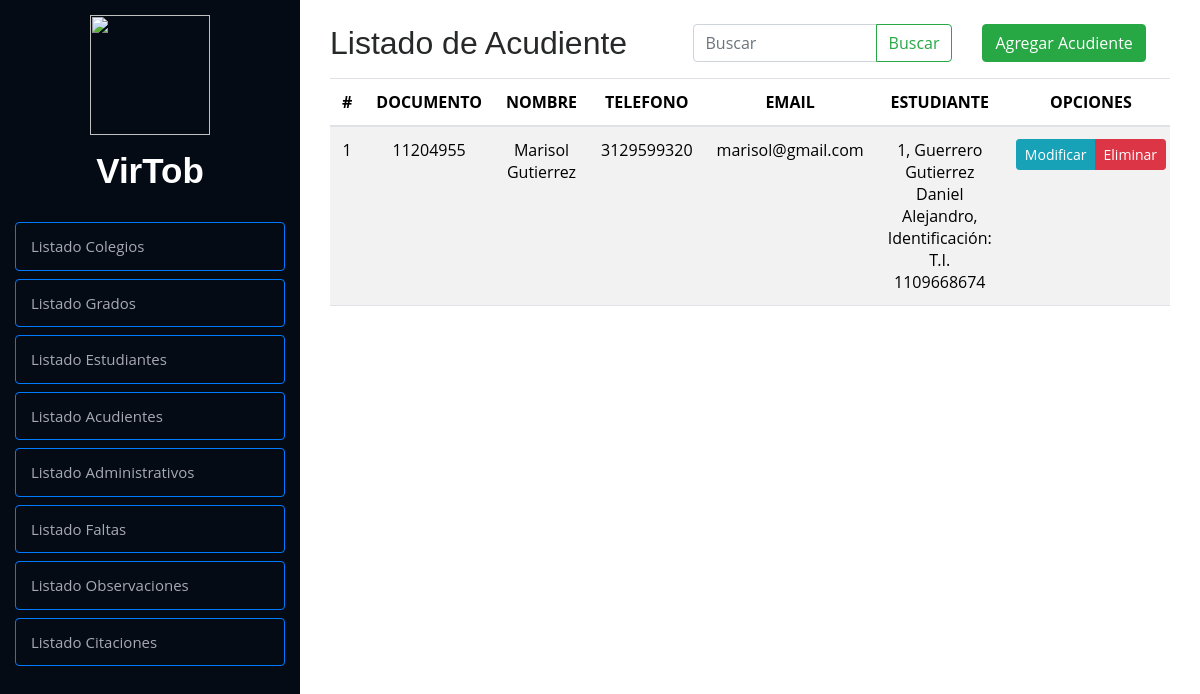
Page /crud/listaAcudiente/ on the committed database.
### Modulos/Observador/models.py (models this page shows, shortened)
class Acudiente(models.Model):
    idAcudiente = models.AutoField(primary_key=True)
    tiposDocumentos = [
        ('T.I.', 'Tarjeta de Identidad'),
        ('C.C.', 'Cedula de Ciudadanía'),
        ('C.E.', 'Cedula de Extranjería')
    ]
    tipoDocumento = models.CharField(
        max_length=4, choices=tiposDocumentos, default='C.C.')
    documento = models.CharField(max_length=10, default=0)
    nombre = models.CharField(max_length=100)
    apellido = models.CharField(max_length=100)
    telefono = models.CharField(max_length=13)
    correo = models.EmailField(max_length=100)
    contrasena = models.CharField(max_length=100)
    idEstudiante = models.ForeignKey(
        Estudiante, on_delete=models.CASCADE, related_name="acudientes")
    class Meta:
        verbose_name = 'Acudiente'

class Estudiante(models.Model):
    idEstudiante = models.AutoField(primary_key=True)
    tiposDocumentos = [
        ('T.I.', 'Tarjeta de Identidad'),
        ('C.C.', 'Cedula de Ciudadanía'),
        ('C.E.', 'Cedula de Extranjería')
    ]
    tipoDocumento = models.CharField(
        max_length=4, choices=tiposDocumentos, default='T.I.')
    documento = models.CharField(max_length=10, default=0)
    nombre = models.CharField(max_length=100)
    apellido = models.CharField(max_length=100)
    fechaNacimiento = models.DateField(null=True)
    correo = models.EmailField(max_length=100)
    contrasena = models.CharField(max_length=100)
    faltasTipo1 = models.IntegerField(default=0)
    faltasTipo2 = models.IntegerField(default=0)
    faltasTipo3 = models.IntegerField(default=0)
    idColegio = models.ForeignKey(
        Colegio, on_delete=models.CASCADE, related_name="estudiantes", default=1)
    idGrado = models.ForeignKey(
        Grado, on_delete=models.CASCADE, null=True, blank=True)
    imagen_perfil = models.ImageField(
        upload_to='perfiles/', blank=True, null=True)
    def __str__(self):
        return f"{self.idEstudiante}, {self.apellido} {self.nombre}, Identificación: {self.tipoDocumento} {self.documento}"
    class Meta:
        verbose_name = 'Estudiante'

### Modulos/Observador/views.py (the view, shortened to what this page needs)
# urls.py: path('listaAcudiente/', listaAcudiente, name='listaAcudiente'),
def listaAcudiente(request):
    query = request.GET.get("buscar", "")  # Obtener el valor del input
    acudiente= Acudiente.objects.all() #Obtiene todos los registros
    return render(request, 'listas/acudientes.html', {'acudiente': acudiente, "query": query})

### Modulos/Observador/templates/listas/acudientes.html (shortened to what this page needs)
{% extends "../index.html" %}
{% load static %}
        {% block contenido %}
        <div class="container py-4">
            <div class="row">
                <div class="col-md-12">
                    <div class="row">
                        <div class="col-5">
                            <h2>Listado de Acudiente</h2>
                        </div>
                        <div class="col-4">
                            <form class="d-flex" method="GET">
                                <div class="input-group">
                                    <input type="text" class="form-control" placeholder="Buscar" name="buscar"
                                        value="{{ query }}" aria-label="Search">
                                    <button class="btn btn-outline-success" type="submit">Buscar</button>
                                </div>
                            </form>
                        </div>
                        <div class="col-3">
                            <a href="{% url 'agregarAcudiente' %}" class="btn btn-success">Agregar Acudiente</a>
                        </div>
                    </div>
                    <div class="table-responsive">
                        <table class="table table-striped">
                            <thead>
                                <tr>
                                    <th>#</th>
                                    <th>DOCUMENTO</th>
                                    <th>NOMBRE</th>
                                    <th>TELEFONO</th>
                                    <th>EMAIL</th>
                                    <th>ESTUDIANTE</th>
                                    <th>OPCIONES</th>
                                </tr>
                            </thead>
                            <tbody>
                                {% if acudiente %}
                                {% for acudiente in acudiente %}
                                <tr>
                                    <td class="">{{ forloop.counter }}</td>
                                    <td class="">{{ acudiente.documento }}</td>
                                    <td class="">{{ acudiente.nombre }} {{ acudiente.apellido }}</td>
                                    <td class="">{{ acudiente.telefono }}</td>
                                    <td class="">{{ acudiente.correo }}</td>
                                    <td class="">{{ acudiente.idEstudiante }}</td>
                                    <td>
                                        <div class="btn-group btn-group-sm" role="group" aria-label="Basic example">
                                            <a href="{% url 'modificarAcudiente' acudiente.idAcudiente %}"
                                                class="btn btn-info btn-sm">
                                                Modificar
                                            </a>
                                            <a href="#" onclick="eliminarAcudiente({{ acudiente.idAcudiente }})"
                                                class="btn btn-danger btn-sm">
                                                Eliminar
                                            </a>
                                        </div>
                                    </td>
                                </tr>
                                {% endfor %}
                                {% else %}
                                <tr>
                                    <td colspan="7" class="text-center text-danger">⚠ No se encontraron resultados</td>
                                </tr>
                                {% endif %}
                            </tbody>
                        </table>
                    </div>
                </div>
            </div>
        </div>
        {% endblock %}

### observadorVirtual/static/css/style.css (style rules this page uses)
body { font-family: "Open Sans", sans-serif; color: #272829; }
a { color: #149ddd; }
h1, h2, h3, h4, h5, h6 { font-family: "Raleway", sans-serif; }
th, td { text-align: center; vertical-align: middle; }

### rows in the picture
Acudiente: documento "11204955", nombre "Marisol", apellido "Gutierrez", telefono "3129599320", correo "marisol@gmail.com", idEstudiante "1, Guerrero Gutierrez Daniel Alejandro, Identificación: T.I. 1109668674"
